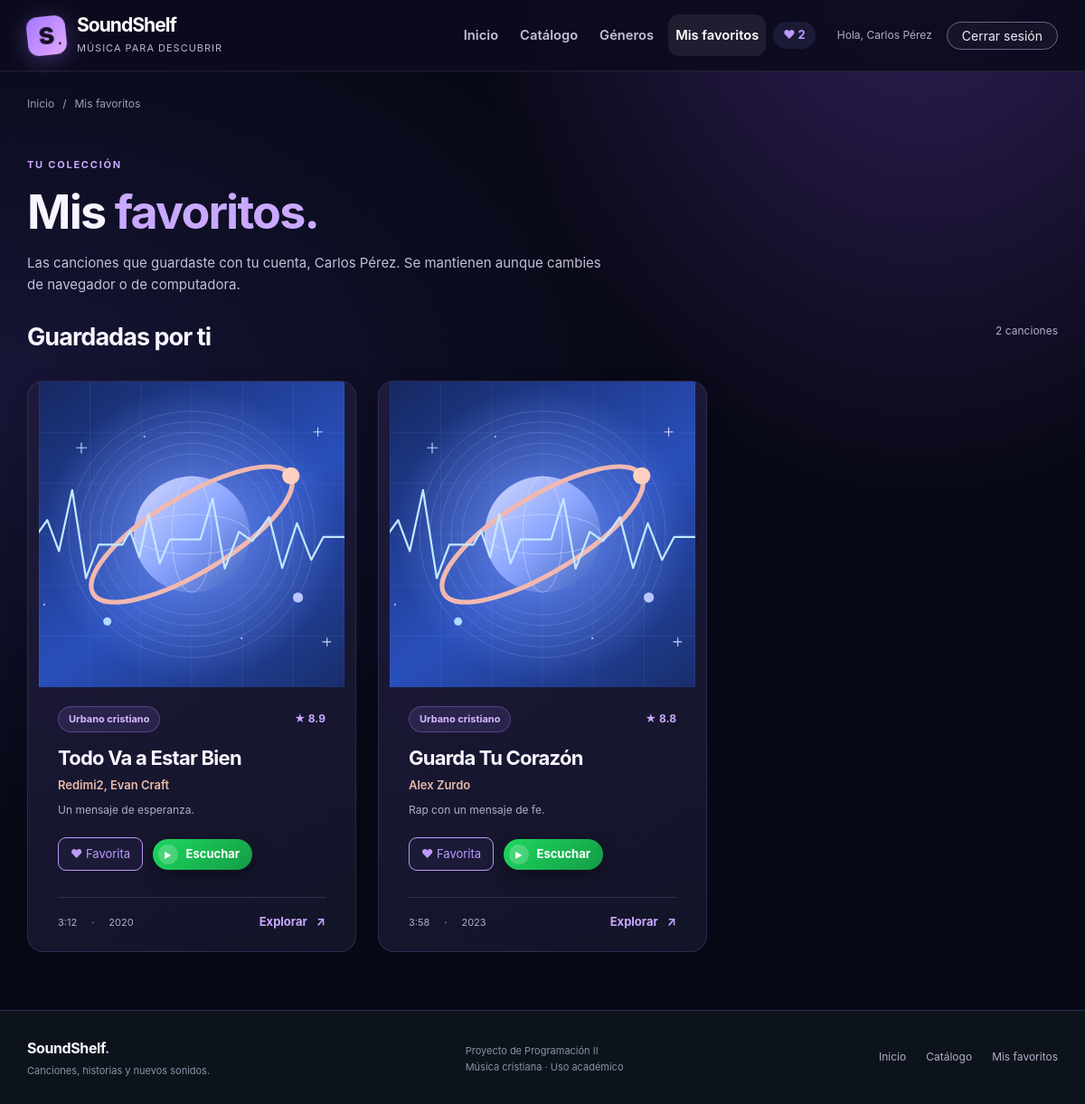
The app's page /mis-favoritos.php (signed in) with its own data.
### tables this page shows
CREATE TABLE IF NOT EXISTS canciones (
    id INT UNSIGNED NOT NULL AUTO_INCREMENT,
    genero_id INT UNSIGNED NOT NULL,
    titulo VARCHAR(100) NOT NULL,
    subtitulo VARCHAR(160) NOT NULL,
    descripcion TEXT NOT NULL,
    artista VARCHAR(100) NOT NULL,
    album VARCHAR(100) NOT NULL,
    anio SMALLINT UNSIGNED NOT NULL,
    duracion_segundos SMALLINT UNSIGNED NOT NULL,
    puntuacion DECIMAL(3,1) NOT NULL,
    imagen VARCHAR(255) NOT NULL,
    enlace_apple VARCHAR(255) NOT NULL DEFAULT '',
    PRIMARY KEY (id),
    INDEX idx_canciones_genero (genero_id),
    CONSTRAINT fk_canciones_genero
        FOREIGN KEY (genero_id) REFERENCES generos(id)
        ON UPDATE CASCADE ON DELETE RESTRICT
);

CREATE TABLE IF NOT EXISTS generos (
    id INT UNSIGNED NOT NULL AUTO_INCREMENT,
    nombre VARCHAR(60) NOT NULL,
    descripcion VARCHAR(255) NOT NULL,
    PRIMARY KEY (id)
);

### includes/autenticacion.php (called while the page is built, shortened)
<?php
function usuarioActual()
{
    if (isset($_SESSION["usuario"])) {
        return $_SESSION["usuario"];
    }
    return null;
}

### includes/funciones.php (called while the page is built, shortened)
<?php
function ejecutar($sql, $valores = array())
{
    global $conexion;
    $sentencia = mysqli_prepare($conexion, $sql);
    if ($sentencia == false || !mysqli_stmt_execute($sentencia, $valores)) {
        registrarError("Error en la consulta: " . mysqli_error($conexion));
        mostrarError("El catálogo todavía no está listo", "Importa database.sql y usuarios.sql en phpMyAdmin.");
    }
    return $sentencia;
}
function buscar($sql, $valores = array())
{
    $resultado = mysqli_stmt_get_result(ejecutar($sql, $valores));
    return mysqli_fetch_all($resultado, MYSQLI_ASSOC);
}
function e($valor)
{
    return htmlspecialchars($valor, ENT_QUOTES, "UTF-8");
}
function formatearDuracion($segundos)
{
    $minutos = floor($segundos / 60);
    $resto = $segundos % 60;
    return $minutos . ":" . $resto;
}
function enlacesEscuchar($cancion)
{
    $titulo = $cancion["titulo"];
    $posicion = strpos($titulo, "(");
    $posicion = strpos($titulo, "[");
    $titulo = trim($titulo);
    $artistas = explode(",", $cancion["artista"]);
    $busqueda = $titulo . " " . trim($artistas[0]);
    $enlaces = array();
    $enlaces["Spotify"] = "https://open.spotify.com/search/" . rawurlencode($busqueda);
    $enlaces["YouTube"] = "https://www.youtube.com/results?search_query=" . urlencode($busqueda);
    if ($cancion["enlace_apple"] != "") {
        $enlaces["Apple Music"] = $cancion["enlace_apple"];
    }
    return $enlaces;
}
function portadaRespaldo($generoId)
{
    $ilustraciones = array(1 => "jazz", 2 => "indie", 3 => "lofi", 4 => "electronica", 5 => "rock");
    if (isset($ilustraciones[$generoId])) {
        return "assets/img/" . $ilustraciones[$generoId] . ".svg";
    }
    return "assets/img/indie.svg";
}

### includes/tarjeta.php (the view, shortened to what this page needs)
<article class="track-card" data-id="<?= (int) $cancion['id'] ?>" data-busqueda="<?= e($cancion['titulo'] . ' ' . $cancion['artista']) ?>" data-genero="<?= (int) $cancion['genero_id'] ?>" data-titulo="<?= e($cancion['titulo']) ?>" data-anio="<?= (int) $cancion['anio'] ?>" data-puntuacion="<?= e($cancion['puntuacion']) ?>">
    <a class="track-cover-link" href="detalle.html?id=<?= (int) $cancion['id'] ?>" aria-label="Ver ficha de <?= e($cancion['titulo']) ?>">
        <div class="track-image">
            <img src="<?= e($cancion['imagen']) ?>" alt="Portada de <?= e($cancion['album']) ?>" width="800" height="600" loading="lazy" data-respaldo="<?= e(portadaRespaldo((int) $cancion['genero_id'])) ?>">
        </div>
    </a>
    <div class="track-card-content">
        <div class="track-card-topline">
            <span class="pill pill-soft"><?= e($cancion['genero']) ?></span>
            <span class="rating" aria-label="Puntuación <?= e($cancion['puntuacion']) ?> de 10"><span aria-hidden="true">★</span> <?= e($cancion['puntuacion']) ?></span>
        </div>
        <h3 class="track-title"><a href="detalle.html?id=<?= (int) $cancion['id'] ?>"><?= e($cancion['titulo']) ?></a></h3>
        <p class="track-artist"><?= e($cancion['artista']) ?></p>
        <p class="track-subtitle"><?= e($cancion['subtitulo']) ?></p>
        <button type="button" class="favorite-button" data-favorito="<?= (int) $cancion['id'] ?>" aria-label="Añadir <?= e($cancion['titulo']) ?> a favoritos" aria-pressed="false">♡ Favoritos</button>
        <a class="listen-card-link" href="<?= e(enlacesEscuchar($cancion)['Spotify']) ?>" target="_blank" rel="noopener noreferrer" aria-label="Escuchar <?= e($cancion['titulo']) ?> en Spotify"><span class="listen-icon" aria-hidden="true">▶</span>Escuchar</a>
        <div class="track-card-bottom">
            <span class="track-meta"><?= e(formatearDuracion($cancion['duracion_segundos'])) ?> <span aria-hidden="true">·</span> <?= (int) $cancion['anio'] ?></span>
            <a class="text-link" href="detalle.html?id=<?= (int) $cancion['id'] ?>" aria-label="Ver detalle de <?= e($cancion['titulo']) ?>">Explorar <span aria-hidden="true">↗</span></a>
        </div>
    </div>
</article>

### mis-favoritos.php (shortened to what this page needs)
<?php
$usuario = usuarioActual();
$canciones = buscar("SELECT c.*, g.nombre AS genero
                     FROM favoritos AS f
                     INNER JOIN canciones AS c ON f.cancion_id = c.id
                     INNER JOIN generos AS g ON c.genero_id = g.id
                     WHERE f.usuario_id = ?
                     ORDER BY f.creado_en DESC, c.id DESC", array($usuario["id"]));
$total = count($canciones);
require __DIR__ . "/includes/encabezado.php";
?>
<main id="contenido" class="container">
    <nav class="breadcrumb" aria-label="Ruta de navegación"><a href="index.html">Inicio</a><span aria-hidden="true">/</span><span>Mis favoritos</span></nav>
    <section class="page-heading" aria-labelledby="favoritos-titulo">
        <p class="eyebrow">TU COLECCIÓN</p>
        <h1 id="favoritos-titulo" class="page-title">Mis <span class="accent">favoritos.</span></h1>
        <p class="page-description">Las canciones que guardaste con tu cuenta, <?= e($usuario["nombre"]) ?>. Se mantienen aunque cambies de navegador o de computadora.</p>
    </section>
    <section class="section-block" aria-labelledby="lista-favoritos-titulo">
        <div class="section-heading">
            <h2 id="lista-favoritos-titulo" class="section-title">Guardadas por ti</h2>
            <p class="results-summary" id="total-favoritos"><?php if ($total == 1) { echo "1 canción"; } else { echo $total . " canciones"; } ?></p>
        </div>
        <div id="mis-favoritos" class="track-grid row row-cols-1 row-cols-md-2 row-cols-xl-3 g-4">
            <?php foreach ($canciones as $cancion) { require __DIR__ . "/includes/tarjeta.php"; } ?>
        </div>
    </section>
</main>
<?php require __DIR__ . "/includes/pie.php"; ?>

### records on screen
canciones: genero.nombre "Urbano cristiano", puntuacion "8.9", titulo "Todo Va a Estar Bien", artista "Redimi2, Evan Craft", subtitulo "Un mensaje de esperanza.", duracion_segundos "3:12", anio "2020"
canciones: genero.nombre "Urbano cristiano", puntuacion "8.8", titulo "Guarda Tu Corazón", artista "Alex Zurdo", subtitulo "Rap con un mensaje de fe.", duracion_segundos "3:58", anio "2023"

### other values on screen
usuarioActual()['nombre'] "Carlos Pérez"
$usuario["nombre"] "Carlos Pérez"
$total "2"
